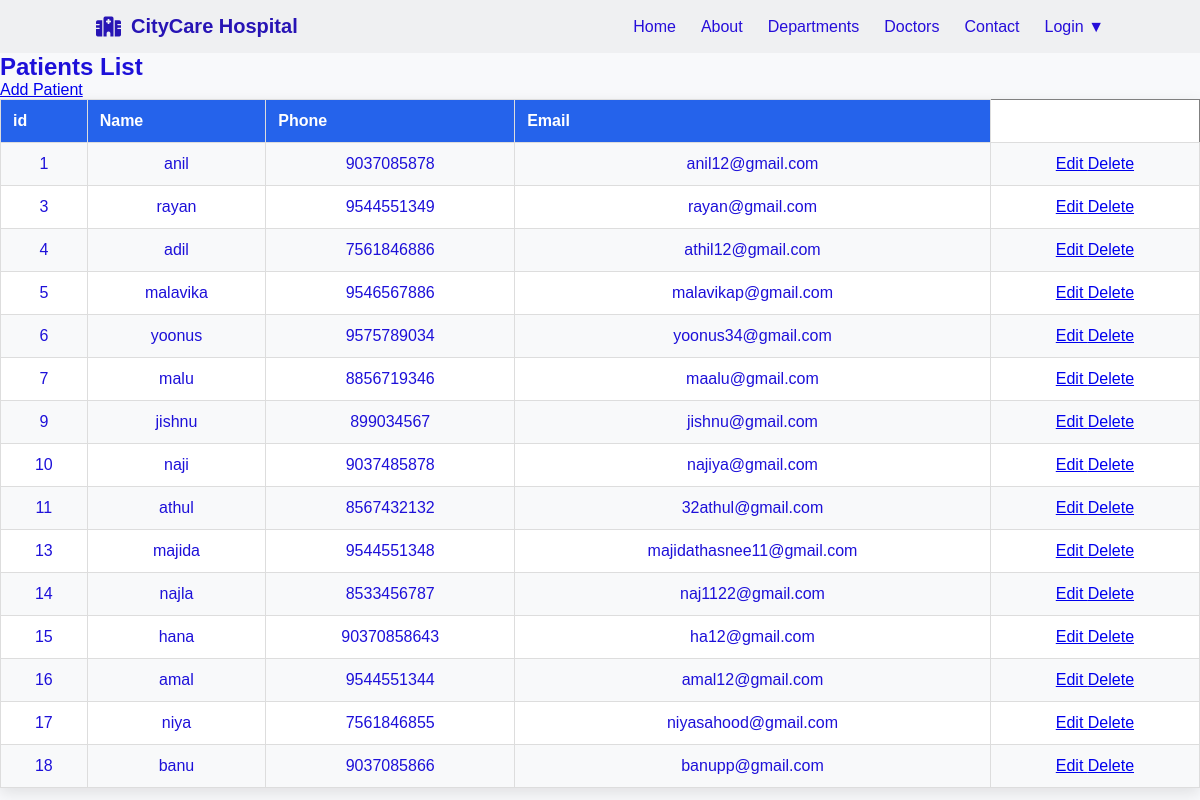
The app's page /patients/ with its own data.
### hospitalapp/models.py (models this page shows, shortened)
class Patient(models.Model):
    user = models.OneToOneField(
        User,
        on_delete=models.CASCADE,
        null=True,
        blank=True
    )
    name = models.CharField(max_length=100)
    phone = models.CharField(max_length=15)
    email = models.EmailField()
    address = models.TextField()

### hospitalapp/views.py (the view)
# urls.py: path('patients/', views.patient_list, name='patient_list'),
def patient_list(request):
    patients = Patient.objects.all()
    return render(
        request,
        'patient_list.html',
        {'patients': patients}
    )

### templates/patient_list.html
{% extends 'base.html' %}
{% block content %}
<h2>Patients List</h2>
<a href="{% url 'add_patient' %}">
    Add Patient
</a>
<table border="1">
    <tr>
        <th>id</th>
        <th>Name</th>
        <th>Phone</th>
        <th>Email</th>
    </tr>
    {% for patient in patients %}
    <tr>
        <td>{{ patient.id }}</td>
        <td>{{ patient.name }}</td>
        <td>{{ patient.phone }}</td>
        <td>{{ patient.email }}</td>
        <td>
            <a href="{% url 'edit_patient' patient.id %}">
                Edit
            </a>
            <a href="{% url 'delete_patient' patient.id %}">
                Delete
            </a>
        </td>
    </tr>
    {% endfor %}
</table>
{% endblock %}

### hospitalapp/static/css/style.css (style rules this page uses)
* { margin: 0; padding: 0; box-sizing: border-box; font-family: Arial, sans-serif; }
body { background: #f8f9fb; color: #1d10d9; }
table { width:100%; border-collapse:collapse; }
table th, table td { padding:12px; border-bottom:1px solid #ddd; text-align:left; }
table th { background:#2563eb; color:white; }
table { width:100%; border-collapse:collapse; background:white; box-shadow:0 5px 15px rgba(0,0,0,.1); }
th,td { padding:12px; border:1px solid #ddd; text-align:center; }
th { background:#4f7cff; color:white; }
tr:nth-child(even) { background:#f8f9fa; }
table th { background:#2563eb; color:#fff; padding:12px; }
table td { padding:12px; border-bottom:1px solid #ddd; text-align:center; }

### records on screen
Patient: id "1", name "anil", phone "9037085878", email "anil12@gmail.com"
Patient: id "3", name "rayan", phone "9544551349", email "rayan@gmail.com"
Patient: id "4", name "adil", phone "7561846886", email "athil12@gmail.com"
Patient: id "5", name "malavika", phone "9546567886", email "malavikap@gmail.com"
Patient: id "6", name "yoonus", phone "9575789034", email "yoonus34@gmail.com"
Patient: id "7", name "malu", phone "8856719346", email "maalu@gmail.com"
Patient: id "9", name "jishnu", phone "899034567", email "jishnu@gmail.com"
Patient: id "10", name "naji", phone "9037485878", email "najiya@gmail.com"
Patient: id "11", name "athul", phone "8567432132", email "32athul@gmail.com"
Patient: id "13", name "majida", phone "9544551348", email "majidathasnee11@gmail.com"
Patient: id "14", name "najla", phone "8533456787", email "naj1122@gmail.com"
Patient: id "15", name "hana", phone "90370858643", email "ha12@gmail.com"
Patient: id "16", name "amal", phone "9544551344", email "amal12@gmail.com"
Patient: id "17", name "niya", phone "7561846855", email "niyasahood@gmail.com"
Patient: id "18", name "banu", phone "9037085866", email "banupp@gmail.com"
